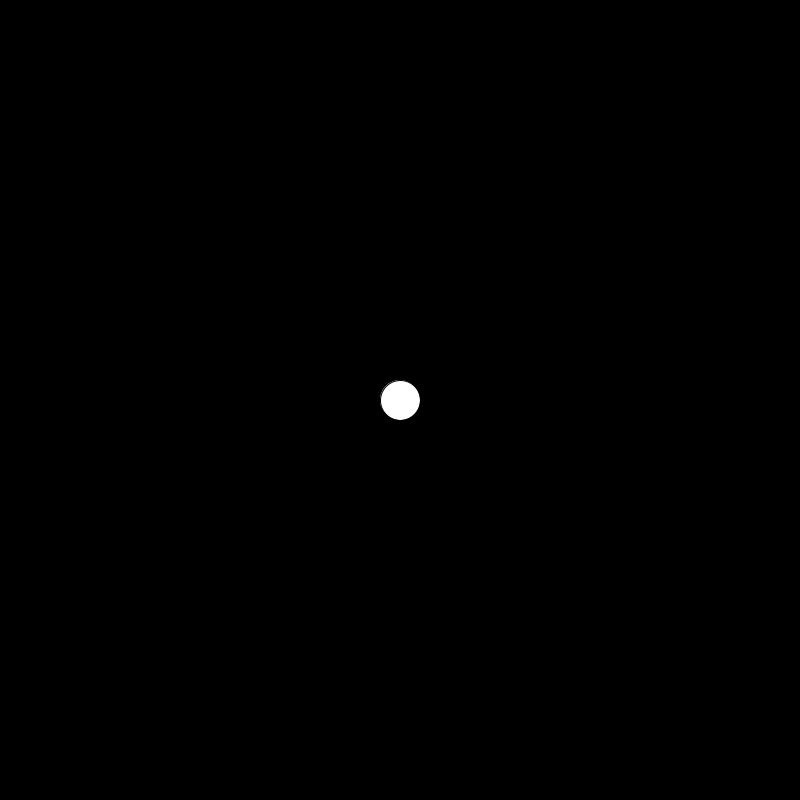
Frame 1 (no input)
Frame 60 (the mouse pressed at the canvas centre just before this capture): identical to frame 1, image omitted
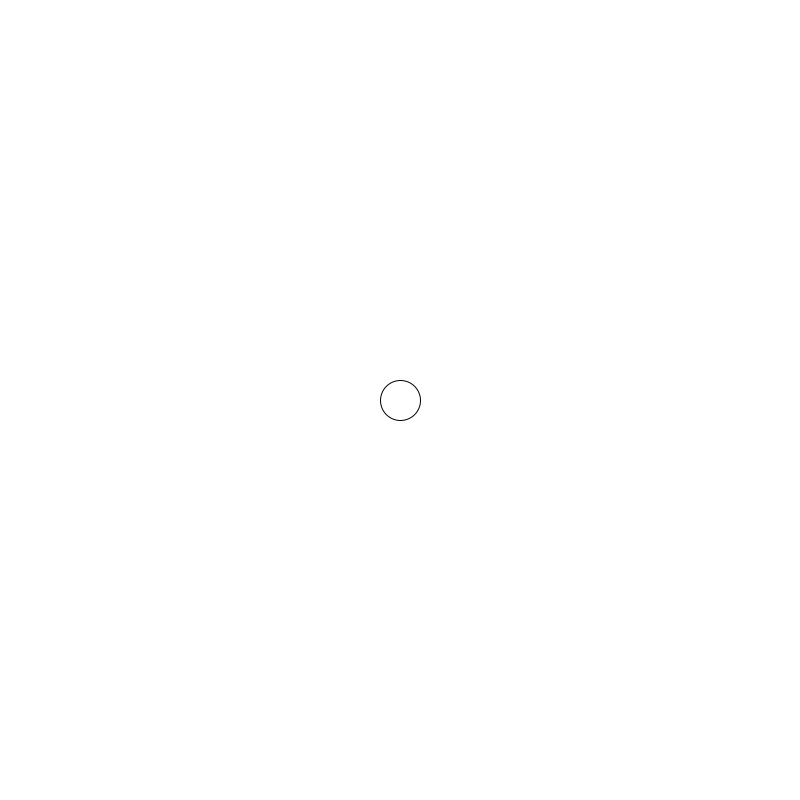
Frame 120 (the mouse held since frame 60 and released just before this capture)

The Processing sketch that drew these frames (run headless with seeded random() and noise(); from frame 60 on, the mouse is pressed at the canvas centre):

// Processing sketch: processing_184380
// ── processing_184380.pde

void setup () {
size(800,800);}

void draw( ){
  
  if (mouseY<height/2) {
background (0);
  } else { 
background (255);
  }
  ellipse (400,400,40,40);
}
